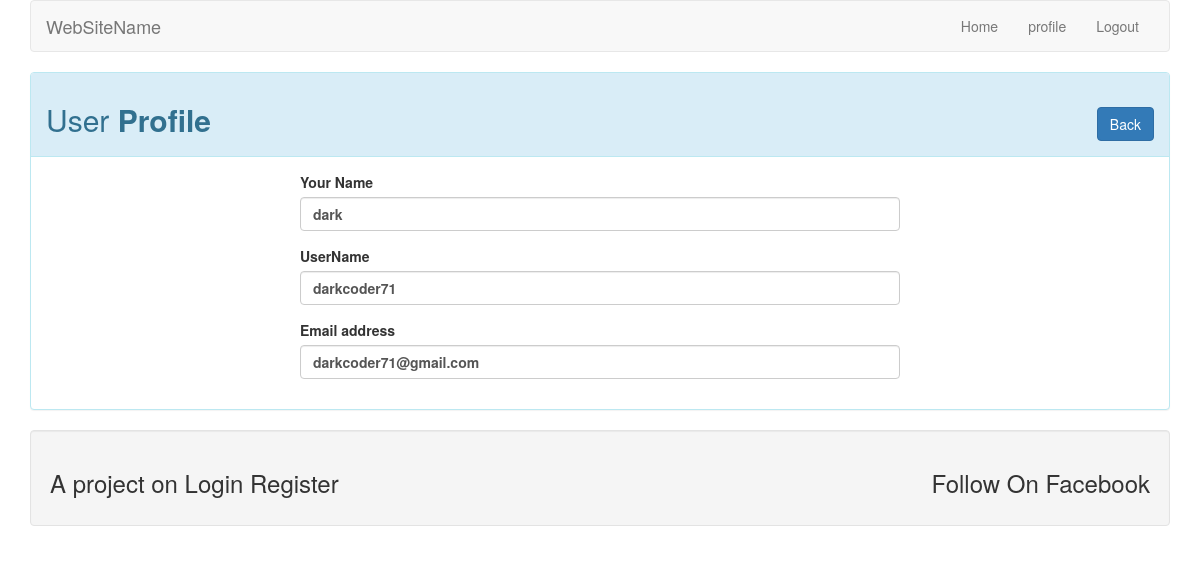
Screenshot of /profile.php?id=2 (signed in) with the database file from the repository.
### tables this page shows
CREATE TABLE `user` (
  `id` int(10) NOT NULL,
  `name` varchar(50) NOT NULL,
  `username` varchar(34) NOT NULL,
  `email` varchar(50) NOT NULL,
  `password` varchar(255) NOT NULL
);

### lib/User.php (called while the page is built, shortened)
<?php
include 'Database.php';
class User
{
  private $db;
  public function __construct(){
    $this->db  = new Database();
  }
  public function getUserByID($id){
    $sql    = "SELECT * FROM user WHERE id=:id LIMIT 1";
    $stmt   = $this->db->pdo->prepare($sql);
    $stmt  -> bindParam(':id', $id);
    $stmt  -> execute();
    $result = $stmt->fetch();
    return $result;
  }
}

### lib/Database.php (called while the page is built)
<?php
class Database{
    private $hostdb = "localhost";
    private $userdb = "root";
    private $passdb = "";
    private $namedb = "login_register";
    public $pdo;
    public function __construct(){
        if(!isset($this->pdo)){
            try {
                $link = new PDO("mysql:host=".$this->hostdb.";dbname=".$this->namedb, $this->userdb, $this->passdb);
                $link->setAttribute(PDO::ATTR_ERRMODE, PDO::ERRMODE_EXCEPTION);
                $link->exec("SET CHARACTER SET utf8");
                $this->pdo = $link;
            } catch (PDOException $e) {
                echo "Connection Failed...".$e->getMessage();
            }
        }
    }
}
?>

### profile.php (the view, shortened to what this page needs)
<?php
include 'lib/User.php';
include "inc/header.php";
if (isset($_GET['id'])) {
  $user_id = $_GET['id'];
}
$user = new User();
$userdata = $user->getUserByID($user_id);
?>
<div class="panel panel-info">
  <div class="panel-heading">
    <h2>User <strong>Profile</strongs> <span class="pull-right"><a class="btn btn-primary" href="index.php">Back</a></span>
    </h2>
  </div>
  <div class="panel-body">
    <div style="max-width:600px; margin: 0 auto;">
      <?php
      if ($userdata) {
        ?>
        <form action="" method="POST">
          <div class="form-group">
            <label for="name">Your Name</label>
            <input type="text" class="form-control" name="name" id="name" value="<?php echo $userdata['name']; ?>">
          </div>
          <div class="form-group">
            <label for="username">UserName</label>
            <input type="text" class="form-control" name="username" id="username" value="<?php echo $userdata['username']; ?>">
          </div>
          <div class="form-group">
            <label for="email">Email address</label>
            <input type="email" class="form-control" name="email" id="email" value="<?php echo $userdata['email']; ?>">
          </div>
        </form>
        <?php
      }
      ?>
    </div>
  </div>
</div>
<?php include 'inc/footer.php'; ?>

### rows the page displays
user: name "dark", username "darkcoder71", email "darkcoder71@gmail.com"
